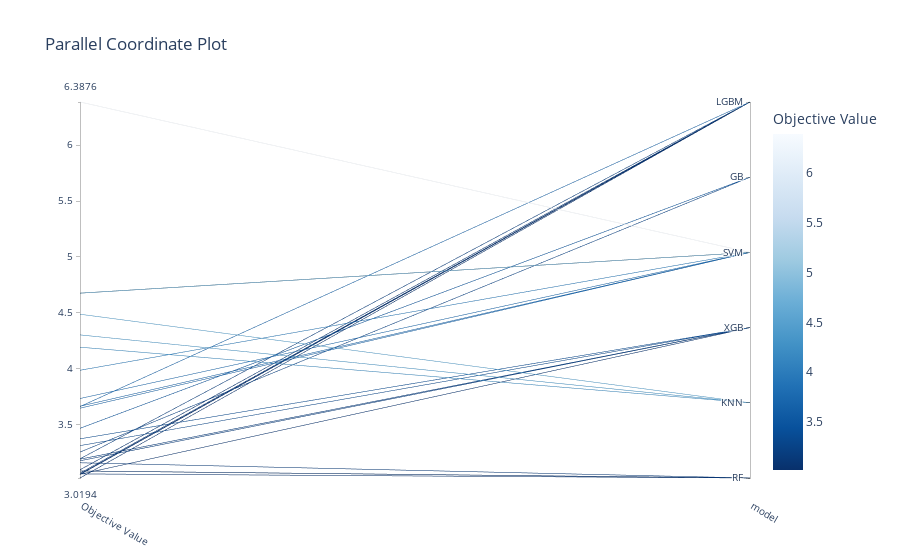

The notebook cell this image was saved under:
### Code cell
# partial coord plot

optuna.visualization.plot_parallel_coordinate(study,params=["model"])

### Figure 1 — Plotly figure (JSON) as saved in the notebook; plotly's stock layout.template omitted (floating-point values rounded to 4 significant figures)
{"data": [{"dimensions": [{"label": "Objective Value", "range": [3.019, 6.388], "values": [3.082, 4.191, 3.371, 4.487, 4.301, 3.156, 4.675, 3.251, 3.062, 3.309, 3.174, 3.051, 3.054, 3.082, 3.053, 3.056, 3.093, 3.019, 3.188, 4.675, 4.675, 3.465, 3.663, 3.731, 3.659, 3.191, 3.645, 4.675, 6.388, 3.985]}, {"label": "model", "range": [0, 5], "ticktext": ["RF", "KNN", "XGB", "SVM", "GB", "LGBM"], "tickvals": [0, 1, 2, 3, 4, 5], "values": [0, 1, 2, 1, 1, 0, 3, 4, 5, 2, 2, 5, 5, 0, 2, 0, 5, 5, 2, 3, 3, 4, 3, 3, 5, 5, 3, 3, 3, 3]}], "labelangle": 30, "labelside": "bottom", "line": {"color": [3.082, 4.191, 3.371, 4.487, 4.301, 3.156, 4.675, 3.251, 3.062, 3.309, 3.174, 3.051, 3.054, 3.082, 3.053, 3.056, 3.093, 3.019, 3.188, 4.675, 4.675, 3.465, 3.663, 3.731, 3.659, 3.191, 3.645, 4.675, 6.388, 3.985], "colorbar": {"title": {"text": "Objective Value"}}, "colorscale": [[0, "rgb(247,251,255)"], [0.125, "rgb(222,235,247)"], [0.25, "rgb(198,219,239)"], [0.375, "rgb(158,202,225)"], [0.5, "rgb(107,174,214)"], [0.625, "rgb(66,146,198)"], [0.75, "rgb(33,113,181)"], [0.875, "rgb(8,81,156)"], [1, "rgb(8,48,107)"]], "reversescale": true, "showscale": true}, "type": "parcoords"}], "layout": {"autosize": true, "title": {"text": "Parallel Coordinate Plot"}}}
